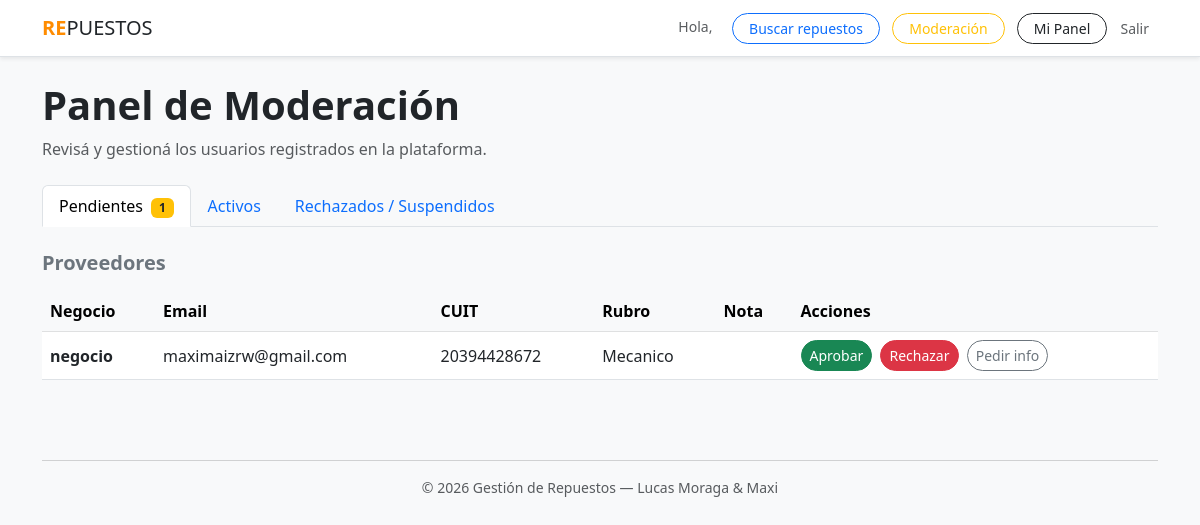
Page /moderacion/ (signed in) on the earlier database version.
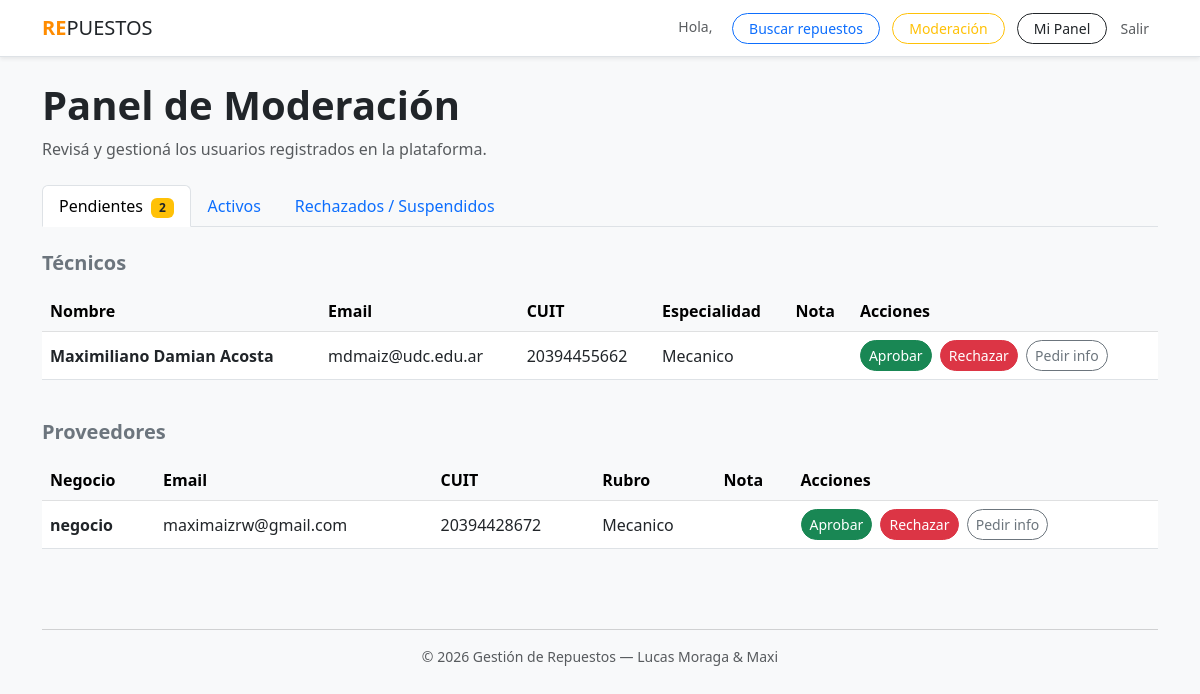
Same page on the later database version.
### plataforma/models.py (models this page shows, shortened)
class Proveedor(models.Model):
    usuario = models.OneToOneField(User, on_delete=models.CASCADE)
    cuit = models.CharField(max_length=13, unique=True, null=True, blank=True)
    nombre_negocio = models.CharField(max_length=150)
    direccion = models.CharField(max_length=255)
    rubro = models.CharField(max_length=100, choices=RUBROS_CHOICES)
    horarios = models.CharField(max_length=200, blank=True)
    logo = models.ImageField(upload_to='proveedores/logos/', blank=True, null=True)
    imagen = models.ImageField(upload_to='proveedores/imagenes/', blank=True, null=True)
    latitud = models.FloatField(null=True, blank=True)
    longitud = models.FloatField(null=True, blank=True)
    estado = models.CharField(max_length=15, choices=ESTADO_USUARIO_CHOICES, default='pendiente')
    nota_admin = models.TextField(blank=True)
    is_approved = models.BooleanField(default=False)
    class Meta:
        verbose_name = "Proveedor"
        verbose_name_plural = "Proveedores"

class Tecnico(models.Model):
    usuario = models.OneToOneField(User, on_delete=models.CASCADE)
    cuit = models.CharField(max_length=13, unique=True, null=True, blank=True)
    especialidad = models.CharField(max_length=100, choices=RUBROS_CHOICES)
    telefono = models.CharField(max_length=20, blank=True)
    ubicacion = models.CharField(max_length=200)
    estado = models.CharField(max_length=15, choices=ESTADO_USUARIO_CHOICES, default='pendiente')
    nota_admin = models.TextField(blank=True)
    is_approved = models.BooleanField(default=False)
    class Meta:
        verbose_name = "Técnico"
        verbose_name_plural = "Técnicos"

### plataforma/views.py (the view)
# urls.py: path('moderacion/', views.panel_moderacion, name='panel_moderacion'),
@login_required(login_url='login')
def panel_moderacion(request):
    if not _solo_staff(request):
        return redirect('dashboard')
    context = {
        'tecnicos_pendientes': Tecnico.objects.filter(estado='pendiente').select_related('usuario'),
        'proveedores_pendientes': Proveedor.objects.filter(estado='pendiente').select_related('usuario'),
        'tecnicos_activos': Tecnico.objects.filter(estado='aprobado').select_related('usuario'),
        'proveedores_activos': Proveedor.objects.filter(estado='aprobado').select_related('usuario'),
        'tecnicos_inactivos': Tecnico.objects.filter(estado__in=['rechazado', 'suspendido']).select_related('usuario'),
        'proveedores_inactivos': Proveedor.objects.filter(estado__in=['rechazado', 'suspendido']).select_related('usuario'),
    }
    return render(request, 'plataforma/panel_moderacion.html', context)

### plataforma/context_processors.py (called while the page is built)
def pedidos_pendientes(request):
    count = 0
    if request.user.is_authenticated and hasattr(request.user, 'proveedor'):
        count = request.user.proveedor.pedidos_recibidos.filter(estado='pendiente').count()
    return {'pedidos_pendientes_count': count}

### plataforma/views.py (called while the page is built)
def _solo_staff(request):
    if not request.user.is_staff:
        messages.error(request, 'No tenés permisos para acceder a esta sección.')
        return False
    return True

### plataforma/templates/plataforma/panel_moderacion.html (shortened to what this page needs)
{% extends "plataforma/base.html" %}
{% block content %}
<div class="mb-4">
    <h1 class="fw-bold">Panel de Moderación</h1>
    <p class="text-muted">Revisá y gestioná los usuarios registrados en la plataforma.</p>
</div>
<ul class="nav nav-tabs mb-4" id="modTabs" role="tablist">
    <li class="nav-item">
        <button class="nav-link active" data-bs-toggle="tab" data-bs-target="#pendientes">
            Pendientes
            {% with total=tecnicos_pendientes.count|add:proveedores_pendientes.count %}
            {% if total %}<span class="badge bg-warning text-dark ms-1">{{ total }}</span>{% endif %}
            {% endwith %}
        </button>
    </li>
    <li class="nav-item">
        <button class="nav-link" data-bs-toggle="tab" data-bs-target="#activos">
            Activos
        </button>
    </li>
    <li class="nav-item">
        <button class="nav-link" data-bs-toggle="tab" data-bs-target="#inactivos">
            Rechazados / Suspendidos
        </button>
    </li>
</ul>
<div class="tab-content">
    <div class="tab-pane fade show active" id="pendientes">
        {% if tecnicos_pendientes %}
        <h5 class="fw-bold mb-3 text-secondary">Técnicos</h5>
        <div class="table-responsive mb-4">
            <table class="table table-hover align-middle">
                <thead class="table-light">
                    <tr>
                        <th>Nombre</th><th>Email</th><th>CUIT</th><th>Especialidad</th><th>Nota</th><th>Acciones</th>
                    </tr>
                </thead>
                <tbody>
                    {% for t in tecnicos_pendientes %}
                    <tr>
                        <td class="fw-bold">{{ t.usuario.get_full_name }}</td>
                        <td>{{ t.usuario.email }}</td>
                        <td>{{ t.cuit }}</td>
                        <td>{{ t.especialidad }}</td>
                        <td>
                        </td>
                        <td>
                            <a href="{% url 'aprobar_usuario' 'tecnico' t.pk %}"
                               class="btn btn-success btn-sm rounded-pill me-1"
                               onclick="return confirm('¿Aprobar a {{ t.usuario.get_full_name }}?')">Aprobar</a>
                            <button class="btn btn-danger btn-sm rounded-pill me-1"
                                    data-bs-toggle="modal" data-bs-target="#rechazarT{{ t.pk }}">Rechazar</button>
                            <button class="btn btn-outline-secondary btn-sm rounded-pill"
                                    data-bs-toggle="modal" data-bs-target="#infoT{{ t.pk }}">Pedir info</button>
                        </td>
                    </tr>
                    {% endfor %}
                </tbody>
            </table>
        </div>
        {% endif %}
        {% if proveedores_pendientes %}
        <h5 class="fw-bold mb-3 text-secondary">Proveedores</h5>
        <div class="table-responsive">
            <table class="table table-hover align-middle">
                <thead class="table-light">
                    <tr>
                        <th>Negocio</th><th>Email</th><th>CUIT</th><th>Rubro</th><th>Nota</th><th>Acciones</th>
                    </tr>
                </thead>
                <tbody>
                    {% for p in proveedores_pendientes %}
                    <tr>
                        <td class="fw-bold">{{ p.nombre_negocio }}</td>
                        <td>{{ p.usuario.email }}</td>
                        <td>{{ p.cuit }}</td>
                        <td>{{ p.rubro }}</td>
                        <td>
                        </td>
                        <td>
                            <a href="{% url 'aprobar_usuario' 'proveedor' p.pk %}"
                               class="btn btn-success btn-sm rounded-pill me-1"
                               onclick="return confirm('¿Aprobar a {{ p.nombre_negocio }}?')">Aprobar</a>
                            <button class="btn btn-danger btn-sm rounded-pill me-1"
                                    data-bs-toggle="modal" data-bs-target="#rechazarP{{ p.pk }}">Rechazar</button>
                            <button class="btn btn-outline-secondary btn-sm rounded-pill"
                                    data-bs-toggle="modal" data-bs-target="#infoP{{ p.pk }}">Pedir info</button>
                        </td>
                    </tr>
                    {% endfor %}
                </tbody>
            </table>
        </div>
        {% endif %}
    </div>
</div>
{% endblock %}

### plataforma/templates/plataforma/base.html (shortened to what this page needs)
<!DOCTYPE html>
<html lang="es">
<head>
    <link href="https://cdn.jsdelivr.net/npm/bootstrap@5.3.0/dist/css/bootstrap.min.css" rel="stylesheet">
</head>
<body class="bg-light">
    <nav class="navbar navbar-expand-lg navbar-white bg-white border-bottom shadow-sm mb-4">
        <div class="container">
            <a class="navbar-brand text-dark tracking-tighter" href="{% url 'inicio' %}">
                <b>RE</b>PUESTOS
            </a>
            <div class="ms-auto">
                {% if user.is_authenticated %}
                    <span class="me-3 text-muted small">Hola, {{ user.first_name }}</span>
                    <a href="{% url 'buscar_repuestos' %}" class="btn btn-outline-primary btn-sm rounded-pill px-3 me-2">Buscar repuestos</a>
                    {% if user.is_staff %}
                        <a href="{% url 'panel_moderacion' %}" class="btn btn-outline-warning btn-sm rounded-pill px-3 me-2">Moderación</a>
                    {% endif %}
                    <a href="{% url 'dashboard' %}" class="btn btn-outline-dark btn-sm rounded-pill px-3">Mi Panel</a>
                    <a href="{% url 'logout' %}" class="btn btn-link text-muted btn-sm text-decoration-none">Salir</a>
                {% else %}
                    <a href="{% url 'login' %}" class="btn btn-outline-primary btn-sm rounded-pill px-4 me-2">Ingresar</a>
                    <a href="{% url 'registro_tipo' %}" class="btn btn-primary btn-sm rounded-pill px-4">Registrarse</a>
                {% endif %}
            </div>
        </div>
    </nav>
    <div class="{% block container_class %}container{% endblock %}">
        {% block content %}{% endblock %}
    </div>
    <footer class="container text-center py-5 text-muted small">
        <hr>
        &copy; 2026 Gestión de Repuestos — Lucas Moraga & Maxi
    </footer>
</body>
</html>

### plataforma/templates/plataforma/base.html (style rules this page uses)
:root { --bs-primary: #FF8C00; --bs-primary-rgb: 255, 140, 0; --green-pastel: #F0FFF4; }
.navbar-brand b { color: var(--bs-primary); }

Differences in the rows shown:
added Tecnico: usuario.get_full_name "Maximiliano Damian Acosta", usuario.email "mdmaiz@udc.edu.ar", cuit "20394455662", especialidad "Mecanico"
Other differences:
{{ total }}: "1" → "2"
text now shown: "Técnicos Nombre Email CUIT Especialidad Nota Acciones"
